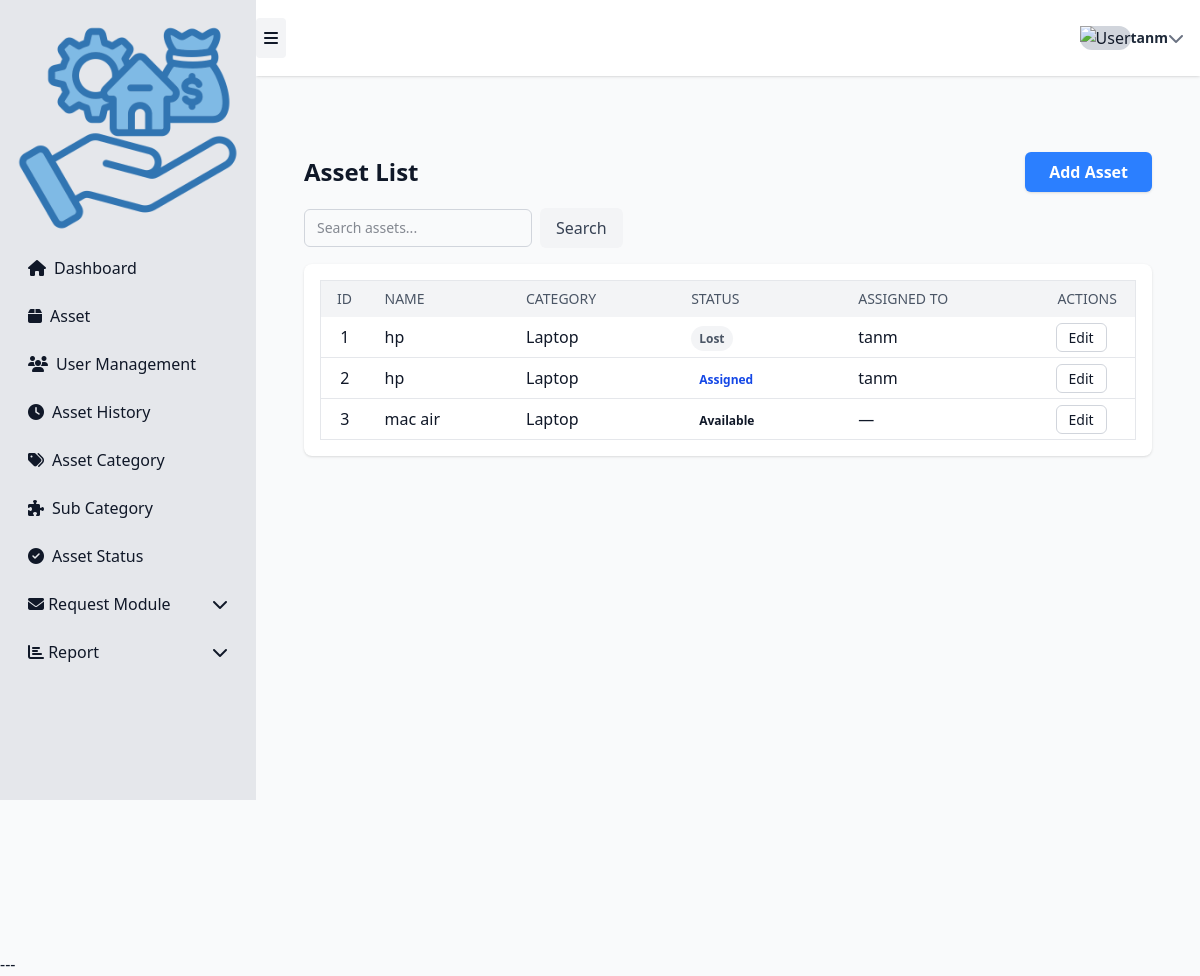
Page /assets/ (signed in) on the earlier database version.
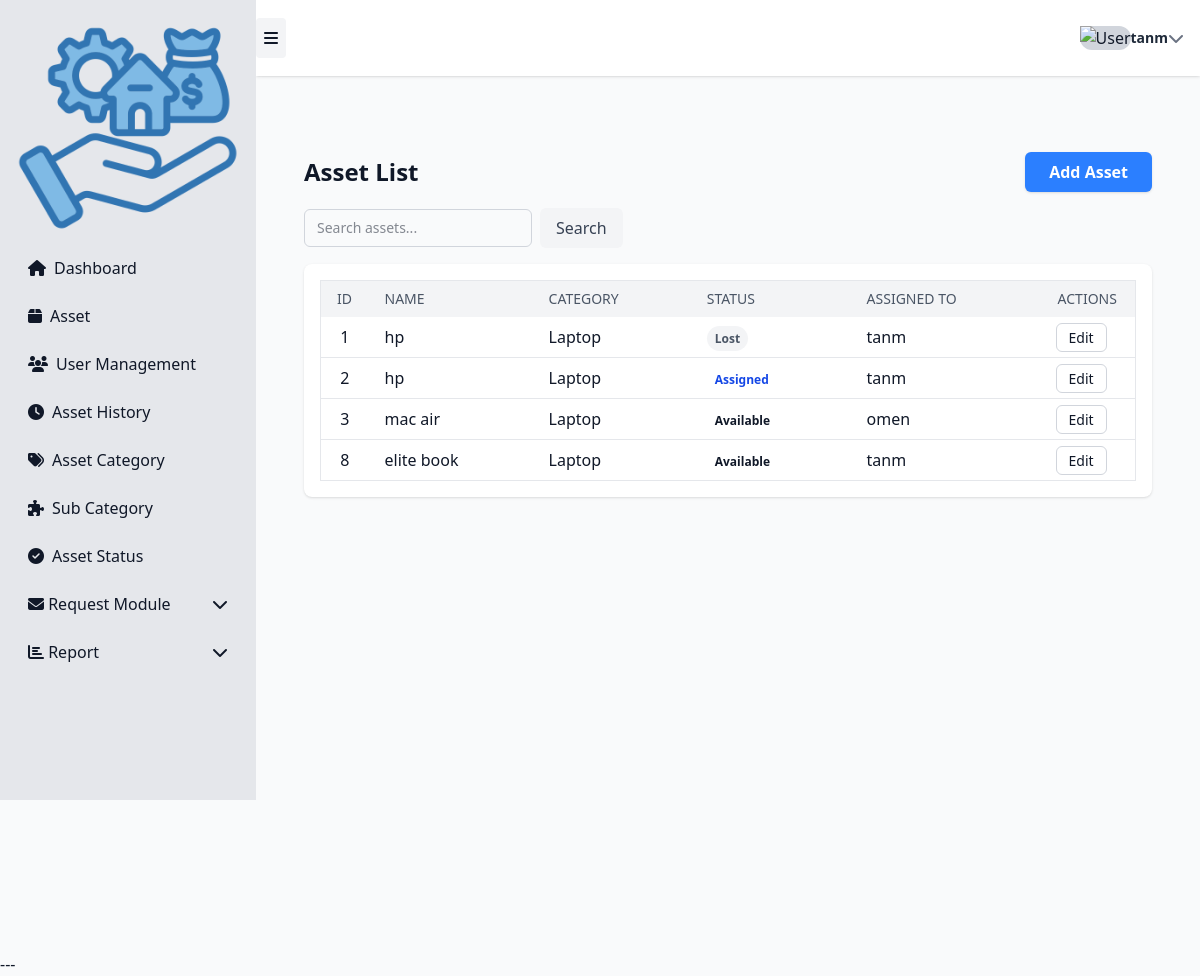
Same page on the later database version.
### asset1/models.py (models this page shows, shortened)
class Asset(models.Model):
    STATUS_AVAILABLE = "available"
    STATUS_ASSIGNED = "assigned"
    STATUS_MAINTENANCE = "maintenance"
    STATUS_LOST = "lost"
    STATUS_RETIRED = "retired"
    STATUS_CHOICES = [
        (STATUS_AVAILABLE, "Available"),
        (STATUS_ASSIGNED, "Assigned"),
        (STATUS_MAINTENANCE, "Maintenance"),
        (STATUS_LOST, "Lost"),
        (STATUS_RETIRED, "Retired"),
    ]
    uuid = models.UUIDField(default=uuid.uuid4, editable=False, unique=True)
    name = models.CharField(max_length=200)
    category = models.ForeignKey(Category, on_delete=models.PROTECT, related_name="assets")
    serial_number = models.CharField(max_length=200, blank=True, null=True, unique=True)
    description = models.TextField(blank=True)
    location = models.ForeignKey(Location, on_delete=models.SET_NULL, null=True, blank=True)
    status = models.CharField(max_length=32, choices=STATUS_CHOICES, default=STATUS_AVAILABLE)
    assigned_to = models.ForeignKey(settings.AUTH_USER_MODEL, null=True, blank=True,
                                    on_delete=models.SET_NULL, related_name="assigned_assets")
    acquired_date = models.DateField(null=True, blank=True)
    purchase_price = models.DecimalField(max_digits=12, decimal_places=2, null=True, blank=True)
    is_active = models.BooleanField(default=True)
    created_at = models.DateTimeField(auto_now_add=True)
    updated_at = models.DateTimeField(auto_now=True)

class Category(models.Model):
    name = models.CharField(max_length=120, unique=True)
    description = models.TextField(blank=True)
    created_at = models.DateTimeField(default=timezone.now)
    def __str__(self):
        return self.name

### asset1/views.py (the view)
# urls.py: path('assets/', views.asset_list, name='asset_list'),
@login_required
def asset_list(request):
    find_asset = request.GET.get("find_asset","")
    assets = Asset.objects.select_related("assigned_to", "category").filter(
        Q(name__icontains=find_asset)
        | Q(category__name__icontains=find_asset)
        | Q(status__icontains=find_asset)
        | Q(id__icontains=find_asset
    ))
    paginator = Paginator(assets, 10)
    page_number = request.GET.get("page")
    page_obj = paginator.get_page(page_number)
    context = {
        "object_list": page_obj,
        "is_paginated": page_obj.has_other_pages(),
        "page_obj": page_obj,
        "search_query": find_asset or "",
    }
    return render(request, "asset1/asset_list.html", context)

### asset1/templates/asset1/asset_list.html (shortened to what this page needs)
{% extends "asset1/sidebar.html" %}
{% block page_content %}
<div class="flex-1 flex flex-col min-h-screen pt-20">
    <div class="flex-1 p-6">
        <div class="flex justify-between items-center mb-4">
            <h2 class="text-2xl font-bold">Asset List</h2>
            <a href="{% url 'asset1:asset-create' %}"
               class="px-6 py-2 bg-blue-500 text-white font-semibold rounded-md shadow hover:bg-blue-700 transition">
                Add Asset
            </a>
        </div>
        <form method="get" class="flex flex-wrap items-center gap-2 mb-4 w-full">
            <input type="text"
                   name="find_asset"
                   placeholder="Search assets..."
                   value="{{ request.GET.find_asset }}"
                   class="flex-grow border border-gray-300 rounded-md px-3 py-2 text-sm focus:outline-none focus:ring-2 focus:ring-blue-500"/>
            <button type="submit"
                    class="px-4 py-2 bg-gray-100 text-gray-700 font-medium rounded-md hover:bg-gray-200 transition">
                Search
            </button>
        </form>
        <div class="bg-white rounded-lg shadow p-4 w-full">
            <table class="w-full table-fixed border border-gray-200 rounded-lg">
                <thead class="bg-gray-100">
                    <tr>
                        <th class="px-4 py-2 text-left text-sm font-medium text-gray-600 uppercase w-12">ID</th>
                        <th class="px-4 py-2 text-left text-sm font-medium text-gray-600 uppercase">Name</th>
                        <th class="px-4 py-2 text-left text-sm font-medium text-gray-600 uppercase">Category</th>
                        <th class="px-4 py-2 text-left text-sm font-medium text-gray-600 uppercase">Status</th>
                        <th class="px-4 py-2 text-left text-sm font-medium text-gray-600 uppercase">Assigned To</th>
                        <th class="px-4 py-2 text-right text-sm font-medium text-gray-600 uppercase w-24">Actions</th>
                    </tr>
                </thead>
                <tbody class="divide-y divide-gray-200">
                    {% for asset in object_list %}
                    <tr class="hover:bg-gray-50">
                        <td class="px-4 py-2 text-center truncate">{{ asset.id }}</td>
                        <td class="px-4 py-2 truncate">{{ asset.name }}</td>
                        <td class="px-4 py-2 truncate">{{ asset.category }}</td>
                        <td class="px-4 py-2">
                            <span class="px-2 py-1 text-xs font-semibold rounded-full
                                {% if asset.status == 'available' %}bg-green-100 text-green-700
                                {% elif asset.status == 'assigned' %}bg-blue-100 text-blue-700
                                {% elif asset.status == 'maintenance' %}bg-yellow-100 text-yellow-700
                                {% else %}bg-gray-100 text-gray-600{% endif %}">
                                {{ asset.get_status_display }}
                            </span>
                        </td>
                        <td class="px-4 py-2 truncate">{{ asset.assigned_to|default:"—" }}</td>
                        <td class="px-4 py-2 text-right">
                            <a href="{% url 'asset1:asset-update' asset.id %}"
                               class="px-3 py-1 text-sm border border-gray-300 rounded-md hover:bg-gray-100 transition">
                                Edit
                            </a>
                        </td>
                    </tr>
                    {% empty %}
                    <tr>
                        <td colspan="6" class="text-center py-6 text-gray-500">No assets found.</td>
                    </tr>
                    {% endfor %}
                </tbody>
            </table>
        </div>
    </div>
</div>
{% endblock %}

### asset1/templates/asset1/sidebar.html (shortened to what this page needs)
{% extends "asset1/base.html" %}
{% block content %}
<link rel="stylesheet"
      href="https://cdnjs.cloudflare.com/ajax/libs/font-awesome/6.4.0/css/all.min.css"/>
<div class="min-h-screen w-full bg-gray-50">
    <aside id="sidebar"
       class="bg-gray-200 min-h-screen fixed top-0 left-0 flex-shrink-0 overflow-y-auto transition-all duration-300 z-50"
       " style="width: 16rem;">
        <div class="flex flex-col justify-between h-full">
            <div class="flex flex-col gap-2 p-4">
              <div>
                <img src="../images/asset.png" alt="">
              </div>
                <a href="{% url 'asset1:dashboard' %}" class="flex items-center gap-2 px-3 py-2 rounded hover:bg-gray-300">
                    <i class="fas fa-home w-5"></i>
                    <span class="sidebar-text">Dashboard</span>
                </a>
                <a href="{% url 'asset1:asset_list' %}" class="flex items-center gap-2 px-3 py-2 rounded hover:bg-gray-300">
                    <i class="fas fa-box w-5"></i>
                    <span class="sidebar-text">Asset</span>
                </a>
                <a href="{% url 'asset1:employee_list' %}" class="flex items-center gap-2 px-3 py-2 rounded hover:bg-gray-300">
                    <i class="fas fa-users w-5"></i>
                    <span class="sidebar-text">User Management</span>
                </a>
                <a href="{% url 'asset1:asset_history' %}" class="flex items-center gap-2 px-3 py-2 rounded hover:bg-gray-300">
                    <i class="fas fa-clock w-5"></i>
                    <span class="sidebar-text">Asset History</span>
                </a>
                <a href="{% url 'asset1:asset_category' %}" class="flex items-center gap-2 px-3 py-2 rounded hover:bg-gray-300">
                    <i class="fas fa-tags w-5"></i>
                    <span class="sidebar-text">Asset Category</span>
                </a>
                <a href="{% url 'asset1:subcategory_list' %}" class="flex items-center gap-2 px-3 py-2 rounded hover:bg-gray-300">
                    <i class="fas fa-puzzle-piece w-5"></i>
                    <span class="sidebar-text">Sub Category</span>
                </a>
                <a href="{% url 'asset1:asset_status' %}" class="flex items-center gap-2 px-3 py-2 rounded hover:bg-gray-300">
                    <i class="fas fa-check-circle w-5"></i>
                    <span class="sidebar-text">Asset Status</span>
                </a>
                <details class="group">
                    <summary class="flex justify-between items-center px-3 py-2 rounded cursor-pointer hover:bg-gray-300">
                        <span>
                            <i class="fas fa-envelope w-5"></i>
                            <span class="sidebar-text">Request Module</span>
                        </span>
                        <i class="fas fa-chevron-down transition-transform group-open:rotate-180"></i>
                    </summary>
                </details>
                <details class="group">
                    <summary class="flex justify-between items-center px-3 py-2 rounded cursor-pointer hover:bg-gray-300">
                        <span>
                            <i class="fas fa-chart-bar w-5"></i>
                            <span class="sidebar-text">Report</span>
                        </span>
                        <i class="fas fa-chevron-down transition-transform group-open:rotate-180"></i>
                    </summary>
                </details>
            </div>
        </div>
    </aside>
    <nav id="navbar"
     class="bg-white shadow flex justify-between items-center px-10 h-20 flex-shrink-0 fixed top-0 z-40 transition-all duration-300"
     style="height: 4.75rem; left: 16rem; width: calc(100vw - 16rem);">
        <div class="flex items-center gap-4">
            <button id="sidebar-toggle"
                    class="p-2 rounded bg-gray-100 hover:bg-gray-200 transition">
                <i class="fa-solid fa-bars"></i>
            </button>
        </div>
        <div class="relative flex items-center" id="user-dropdown-container">
            <button id="user-dropdown-btn" class="flex items-center gap-3 px-4 py-2 rounded-lg hover:bg-gray-200 dark:hover:bg-gray-700 transition select-none">
                <div class="h-10 w-10 rounded-full overflow-hidden bg-gray-300 flex items-center justify-center">
                    <img id="user-avatar" src="" alt="User" class="object-cover w-full h-full">
                </div>
                <div class="flex flex-col leading-tight text-left sidebar-text">
                    <span class="text-gray-800 dark:text-gray-100 font-semibold text-sm">{{ user.get_username }}</span>
                </div>
                <i id="user-dropdown-icon" class="fas fa-chevron-down text-gray-500 ml-2 transition-transform duration-200"></i>
            </button>
        </div>
    </nav>
 <main id="main-content"
      class="overflow-y-auto p-6 bg-gray-50 transition-all duration-300"
      style="margin-left: 16rem; margin-top: 5rem; min-height: calc(100vh - 5rem);">
    {% block page_content %}{% endblock %}
</main>
</div>
---
{% endblock %}

### asset1/templates/asset1/base.html (shortened to what this page needs)
<!DOCTYPE html>
<html lang="en">
  <head>
    {% load static %}
    <link rel="stylesheet" href="{% static 'css/dist/styles.css' %}" />
  </head>
  <body class="bg-gray-50 text-gray-900 min-h-screen">
    {% block content %}{% endblock %}
  </body>
</html>

### asset1/templates/asset1/asset_list.html (style rules this page uses)
html, body { overflow-x: hidden; }

Differences in the rows shown:
changed Asset "mac air": assigned_to "—" → "omen"
added Asset: id "8", name "elite book", category "Laptop", status "Available", assigned_to "tanm"
